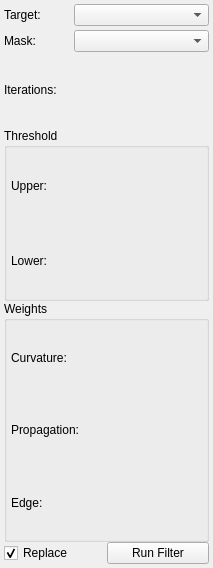
<?xml version="1.0" encoding="UTF-8"?>
<ui version="4.0">
 <class>ThresholdSegmentationLSFilterInterface</class>
 <widget class="QWidget" name="ThresholdSegmentationLSFilterInterface">
  <property name="geometry">
   <rect>
    <x>0</x>
    <y>0</y>
    <width>213</width>
    <height>568</height>
   </rect>
  </property>
  <property name="sizePolicy">
   <sizepolicy hsizetype="Expanding" vsizetype="Fixed">
    <horstretch>0</horstretch>
    <verstretch>0</verstretch>
   </sizepolicy>
  </property>
  <property name="minimumSize">
   <size>
    <width>213</width>
    <height>568</height>
   </size>
  </property>
  <property name="maximumSize">
   <size>
    <width>16777215</width>
    <height>568</height>
   </size>
  </property>
  <property name="baseSize">
   <size>
    <width>650</width>
    <height>0</height>
   </size>
  </property>
  <property name="windowTitle">
   <string>Threshold Segmentation Level Set Filter</string>
  </property>
  <layout class="QVBoxLayout" name="verticalLayout_3">
   <property name="spacing">
    <number>0</number>
   </property>
   <property name="margin">
    <number>4</number>
   </property>
   <item>
    <layout class="QHBoxLayout" name="activeHLayout" stretch="1,2">
     <property name="spacing">
      <number>3</number>
     </property>
     <property name="bottomMargin">
      <number>4</number>
     </property>
     <item>
      <widget class="QLabel" name="activeLabel">
       <property name="text">
        <string>Target:</string>
       </property>
      </widget>
     </item>
     <item>
      <widget class="QComboBox" name="activeComboBox">
       <property name="layoutDirection">
        <enum>Qt::LeftToRight</enum>
       </property>
      </widget>
     </item>
    </layout>
   </item>
   <item>
    <layout class="QHBoxLayout" name="maskHLayout" stretch="1,2">
     <property name="spacing">
      <number>3</number>
     </property>
     <item>
      <widget class="QLabel" name="maskLabel">
       <property name="text">
        <string>Mask:</string>
       </property>
      </widget>
     </item>
     <item>
      <widget class="QComboBox" name="maskComboBox"/>
     </item>
    </layout>
   </item>
   <item>
    <layout class="QHBoxLayout" name="iterationsHLayout_top">
     <item>
      <widget class="QLabel" name="iterationsLabel">
       <property name="text">
        <string>Iterations:</string>
       </property>
      </widget>
     </item>
     <item>
      <spacer name="iterationsHSpacer">
       <property name="orientation">
        <enum>Qt::Horizontal</enum>
       </property>
       <property name="sizeHint" stdset="0">
        <size>
         <width>40</width>
         <height>20</height>
        </size>
       </property>
      </spacer>
     </item>
    </layout>
   </item>
   <item>
    <layout class="QHBoxLayout" name="iterationsHLayout_bottom"/>
   </item>
   <item>
    <widget class="QGroupBox" name="thresholdGroupBox">
     <property name="sizePolicy">
      <sizepolicy hsizetype="Expanding" vsizetype="Fixed">
       <horstretch>0</horstretch>
       <verstretch>0</verstretch>
      </sizepolicy>
     </property>
     <property name="minimumSize">
      <size>
       <width>0</width>
       <height>173</height>
      </size>
     </property>
     <property name="maximumSize">
      <size>
       <width>16777215</width>
       <height>173</height>
      </size>
     </property>
     <property name="title">
      <string>Threshold</string>
     </property>
     <property name="flat">
      <bool>false</bool>
     </property>
     <layout class="QVBoxLayout" name="verticalLayout">
      <property name="spacing">
       <number>0</number>
      </property>
      <property name="leftMargin">
       <number>4</number>
      </property>
      <property name="topMargin">
       <number>0</number>
      </property>
      <property name="rightMargin">
       <number>4</number>
      </property>
      <property name="bottomMargin">
       <number>0</number>
      </property>
      <item>
       <layout class="QHBoxLayout" name="upperHLayout_top">
        <item>
         <widget class="QLabel" name="upperLabel">
          <property name="text">
           <string>Upper:</string>
          </property>
         </widget>
        </item>
        <item>
         <spacer name="upperHSpacer">
          <property name="orientation">
           <enum>Qt::Horizontal</enum>
          </property>
          <property name="sizeHint" stdset="0">
           <size>
            <width>40</width>
            <height>20</height>
           </size>
          </property>
         </spacer>
        </item>
       </layout>
      </item>
      <item>
       <layout class="QHBoxLayout" name="upperHLayout_bottom"/>
      </item>
      <item>
       <layout class="QHBoxLayout" name="lowerHLayout_top">
        <item>
         <widget class="QLabel" name="lowerLabel">
          <property name="text">
           <string>Lower:</string>
          </property>
         </widget>
        </item>
        <item>
         <spacer name="lowerHSpacer">
          <property name="orientation">
           <enum>Qt::Horizontal</enum>
          </property>
          <property name="sizeHint" stdset="0">
           <size>
            <width>40</width>
            <height>20</height>
           </size>
          </property>
         </spacer>
        </item>
       </layout>
      </item>
      <item>
       <layout class="QHBoxLayout" name="lowerHLayout_bottom"/>
      </item>
     </layout>
    </widget>
   </item>
   <item>
    <widget class="QGroupBox" name="weightsGroupBox">
     <property name="sizePolicy">
      <sizepolicy hsizetype="Expanding" vsizetype="Fixed">
       <horstretch>0</horstretch>
       <verstretch>0</verstretch>
      </sizepolicy>
     </property>
     <property name="minimumSize">
      <size>
       <width>0</width>
       <height>241</height>
      </size>
     </property>
     <property name="maximumSize">
      <size>
       <width>16777215</width>
       <height>241</height>
      </size>
     </property>
     <property name="title">
      <string>Weights</string>
     </property>
     <property name="flat">
      <bool>false</bool>
     </property>
     <layout class="QVBoxLayout" name="verticalLayout_2">
      <property name="spacing">
       <number>0</number>
      </property>
      <property name="leftMargin">
       <number>4</number>
      </property>
      <property name="topMargin">
       <number>0</number>
      </property>
      <property name="rightMargin">
       <number>4</number>
      </property>
      <property name="bottomMargin">
       <number>0</number>
      </property>
      <item>
       <layout class="QHBoxLayout" name="curvatureHLayout_top">
        <item>
         <widget class="QLabel" name="curvatureLabel">
          <property name="text">
           <string>Curvature:</string>
          </property>
         </widget>
        </item>
        <item>
         <spacer name="curvatureHSpacer">
          <property name="orientation">
           <enum>Qt::Horizontal</enum>
          </property>
          <property name="sizeHint" stdset="0">
           <size>
            <width>40</width>
            <height>20</height>
           </size>
          </property>
         </spacer>
        </item>
       </layout>
      </item>
      <item>
       <layout class="QHBoxLayout" name="curvatureHLayout_bottom"/>
      </item>
      <item>
       <layout class="QHBoxLayout" name="propagationHLayout_top">
        <item>
         <widget class="QLabel" name="propagationLabel">
          <property name="text">
           <string>Propagation:</string>
          </property>
         </widget>
        </item>
        <item>
         <spacer name="propagationHSpacer">
          <property name="orientation">
           <enum>Qt::Horizontal</enum>
          </property>
          <property name="sizeHint" stdset="0">
           <size>
            <width>40</width>
            <height>20</height>
           </size>
          </property>
         </spacer>
        </item>
       </layout>
      </item>
      <item>
       <layout class="QHBoxLayout" name="propagationHLayout_bottom"/>
      </item>
      <item>
       <layout class="QHBoxLayout" name="edgeHLayout_top">
        <item>
         <widget class="QLabel" name="edgeLabel">
          <property name="text">
           <string>Edge:</string>
          </property>
         </widget>
        </item>
        <item>
         <spacer name="edgeHSpacer">
          <property name="orientation">
           <enum>Qt::Horizontal</enum>
          </property>
          <property name="sizeHint" stdset="0">
           <size>
            <width>40</width>
            <height>20</height>
           </size>
          </property>
         </spacer>
        </item>
       </layout>
      </item>
      <item>
       <layout class="QHBoxLayout" name="edgeHLayout_bottom"/>
      </item>
     </layout>
    </widget>
   </item>
   <item>
    <layout class="QHBoxLayout" name="replaceRunLayout">
     <item>
      <widget class="QCheckBox" name="replaceCheckBox">
       <property name="text">
        <string>Replace</string>
       </property>
       <property name="checked">
        <bool>true</bool>
       </property>
      </widget>
     </item>
     <item>
      <widget class="QPushButton" name="runButton">
       <property name="text">
        <string>Run Filter</string>
       </property>
      </widget>
     </item>
    </layout>
   </item>
  </layout>
 </widget>
 <resources/>
 <connections/>
</ui>
